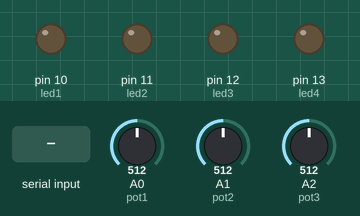
A sketch run on a simulated Arduino Uno, built with avr-gcc and run on an emulated ATmega328P. Shown: output pins drawn as LEDs (lit = HIGH). The inputs (shaded band) are chosen by the test bench; at power-on: A0 (pot1) = 512, A1 (pot2) = 512, A2 (pot3) = 512. What the sketch prints to the serial monitor is not drawn.

Above: at 1.2 s.
1.3 s: "90,45,200\n" received over Serial
At 2.5 s:
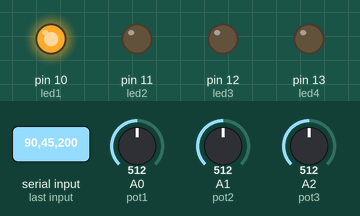
2.9 s: "0\n" received over Serial
At 4.2 s:
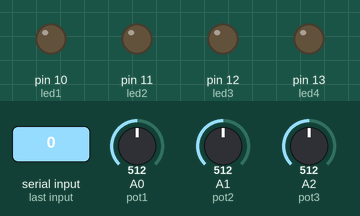
4.5 s: "30,150,10\n" received over Serial
At 5.9 s:
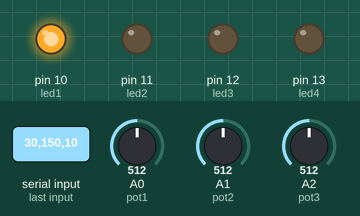
Timing chart, 0 to 7.5 s (numbered marks = the images above; inputs shaded):
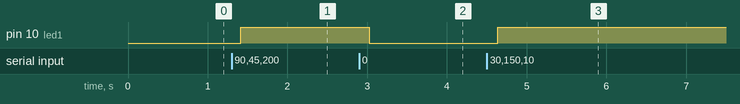

The sketch:

CodigoArduino.ino
```cpp
//ON / OFF
int led1 = 10;
int led2 = 11;
int led3 = 12;
int led4 = 13;

//PWM
int led5 = 3;
int led6 = 5;
int led7 = 6;

//Potenciometros (sensores)
int pot1 = A0;
int pot2 = A1;
int pot3 = A2;

void setup() {
  // put your setup code here, to run once:

  pinMode(led1, OUTPUT); //SOLO LOS PINDES DIGITALES QUE SERAN USADOS COMO ON/OFF, REQUIEREN SE ESTABLEZCA
  pinMode(led2, OUTPUT); //EL MODO DE TRABAJO DEL PIN... EN ESTE CASO , COMO OUTPUT, DEBIDO A QUE SE
  pinMode(led3, OUTPUT); // PRENDERAN O APAGARAN LOS LEDS
  pinMode(led4, OUTPUT);

  Serial.begin(9600);
  Serial.setTimeout(100);
}

char *c;
char *token;

int vPot1, vPot2, vPot3;
String cadenaSensores;

String respuesta;
void loop() {
  // put your main code here, to run repeatedly:

  //OBTIENE EL VALOR DE LOS POTENCIOMETROS
  vPot1 = analogRead(pot1) * 1;  //0 - 1023
  vPot2 = analogRead(pot2) * 2;  //* 1  ... * 2  y * 3 --- solo solo valores para hacer prueba, en la practica real no deben ir
  vPot3 = analogRead(pot3) * 3;

  //CONCATENA LOS VALORES DE LOS POTENCIOMETROS EN UNA UNICA CADENA PARA FACILITAR EL ENVIO DE LA INFORMACION
  cadenaSensores = String(vPot1) + "-" + String(vPot2) + "-" + String(vPot3);

  //ENVIA LA INFORMACION DE LOS POTENCIOMETROS A PYTHON A TRAVES DE COMUNICACION SERIAL
  Serial.println(cadenaSensores);

  //ENTRADA QUE ESPERA ARDUINO: 1-1-0-1-100-240-50

  // /dev/cu.usbmodem101

  if(Serial.available()>0){ //si hay informacion en el buffer para ser leida... entonces se leera

    respuesta = Serial.readString(); //leera la cadena recibida por el usuario (comunicacion serial...)
    respuesta.replace("\n","");
    respuesta.replace("\r","");
    c = respuesta.c_str();

    token = strtok(c,"-"); //Tokeniza la cadena

    String temp;
    int contador  = 0;
    while(token != NULL){
      temp = String(token);
    //Serial.println("Token: " + temp + " Contador: " + String(contador));

      switch(contador){
        case 0:
          digitalWrite(led1, temp.toInt());
        break;
        case 1:
          digitalWrite(led2, temp.toInt());
        break;
        case 2:
          digitalWrite(led3, temp.toInt());
        break;
        case 3:
          digitalWrite(led4, temp.toInt());
        break;
        case 4:
          analogWrite(led5, temp.toInt());
        break;
        case 5:
          analogWrite(led6, temp.toInt());
        break;
        case 6:
          analogWrite(led7, temp.toInt());
        break;
      }


      contador++;
      token = strtok(NULL,"-");
    }

  }

  delay(100); //milisegundos - por lo que se utilizo e python QTimer, el temporizador

}
```

Measured:
- after the input at 1.3 s, pin 10 (led1): LOW → HIGH after 0.11 s
- after the input at 2.9 s, pin 10 (led1): HIGH → LOW after 0.13 s
- after the input at 4.5 s, pin 10 (led1): LOW → HIGH after 0.14 s
